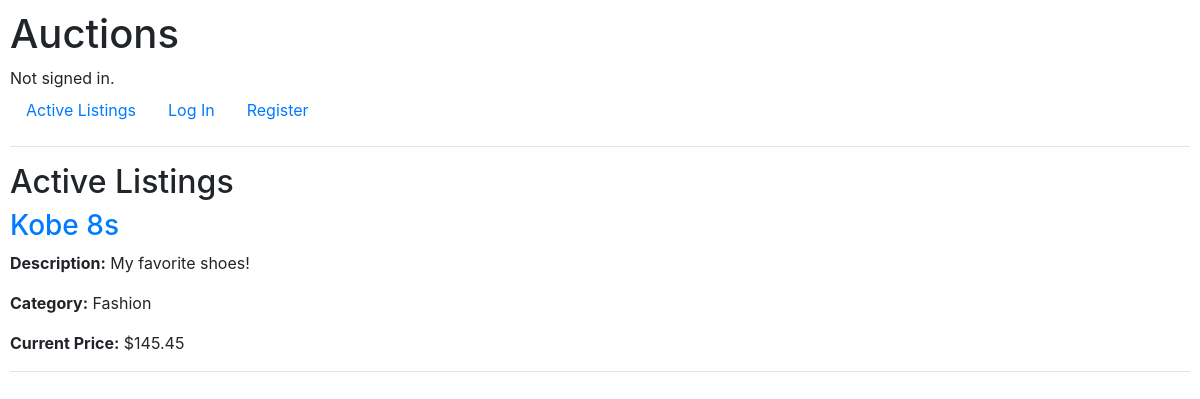
Before: / with the older database file.
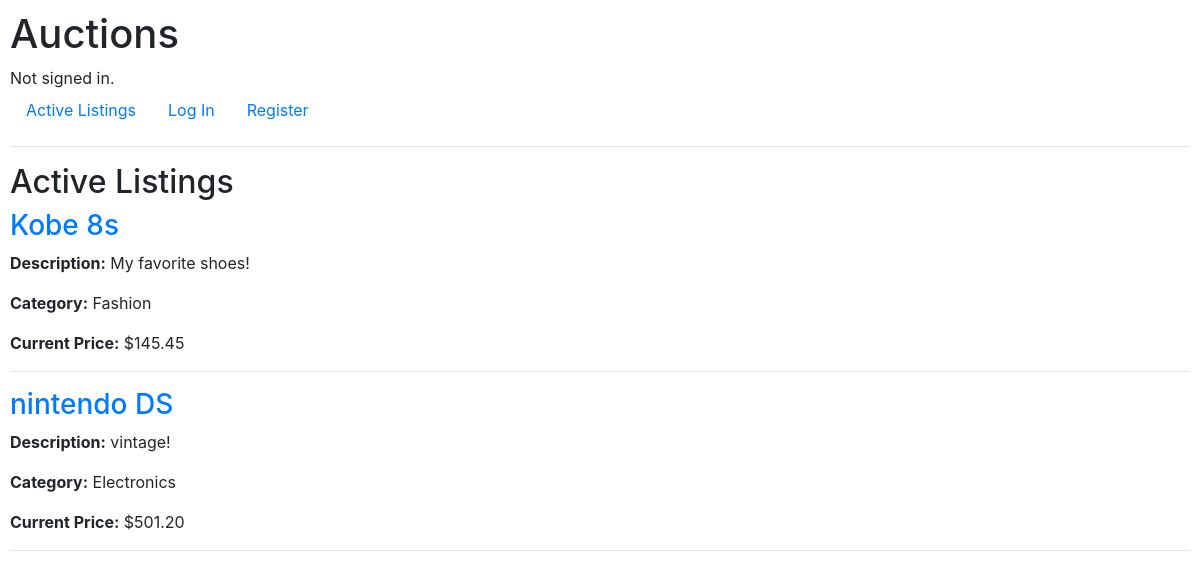
After: the same page with the newer database file.
### auctions/models.py (models this page shows, shortened)
class AuctionListing(models.Model):
    CATEGORY_CHOICES = [
        ('Fashion', 'Fashion'),
        ('Toys', 'Toys'),
        ('Electronics', 'Electronics'),
        ('Home', 'Home'),
    ]
    title = models.CharField(max_length=100)
    description = models.TextField()
    starting_bid = models.DecimalField(max_digits=10, decimal_places=2)
    current_price = models.DecimalField(max_digits=10, decimal_places=2, default=0)
    image = models.ImageField(upload_to='listing_images/', blank=True, null=True)
    category = models.CharField(max_length=20, choices=CATEGORY_CHOICES, blank=True, null=True)
    is_active = models.BooleanField(default=True)
    owner = models.ForeignKey(User, on_delete=models.CASCADE, related_name="listings")
    created_at = models.DateTimeField(auto_now_add=True)

### auctions/views.py (the view)
# urls.py: path("", views.index, name="index"),
def index(request):
    listings = AuctionListing.objects.filter(is_active=True)
    listings_with_prices = []
    for listing in listings:
        highest_bid = listing.bids.aggregate(Max('amount'))['amount__max']  # Get the highest bid amount
        current_price = highest_bid if highest_bid else listing.starting_bid  # Use starting_bid if no bids
        listings_with_prices.append({
            'listing': listing,
            'current_price': current_price,
        })
    context = {
        'listings_with_prices': listings_with_prices,
    }
    return render(request, 'auctions/index.html', context)

### auctions/templates/auctions/index.html (shortened to what this page needs)
{% extends "auctions/layout.html" %}
{% block body %}
<h2>Active Listings</h2>
<div class="listings">
    {% for entry in listings_with_prices %}
        <div class="listing">
            <h3><a href="{% url 'listing' entry.listing.id %}">{{ entry.listing.title }}</a></h3>
            <p><strong>Description:</strong> {{ entry.listing.description }}</p>
            <p><strong>Category:</strong> {{ entry.listing.category }}</p>
            <p><strong>Current Price:</strong> ${{ entry.current_price|floatformat:2 }}</p>
        </div>
        <hr>
    {% endfor %}
</div>
{% endblock %}

Changed rows visible on the page:
added AuctionListing: listing "nintendo DS", listing.description "vintage!", listing.category "Electronics", current_price "501.20"
